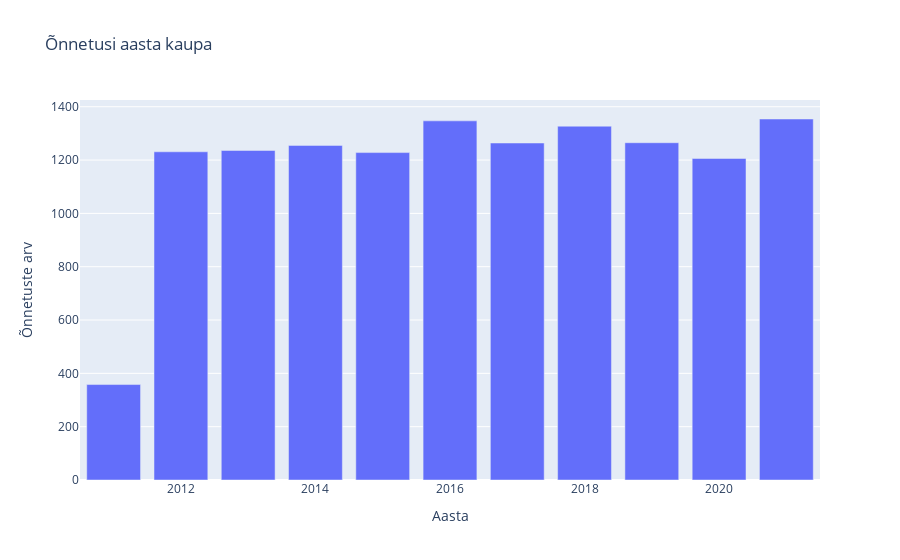

The notebook cell this image was saved under:
### Code cell
# Extracting year, month, day of week, and hour of day from the 'time_of_accident' column

#@pn.depends( pn.widgets.Button.param.button_type.objects)
@pn.depends( pn.widgets.RadioButtonGroup.param.value)
def perioodid_joonis(perioodid, slider_value):
    df_kaart=df.loc[pd.to_datetime(slider_value[0]):pd.to_datetime(slider_value[1])]
    
    # Counting the number of accidents for each time component
    Aastad = df_kaart['year'].value_counts().sort_index()
    Kuud = df_kaart['month'].value_counts().sort_index()
    Päevad = df_kaart['day_of_week'].value_counts().sort_index()
    Tunnid =df_kaart['hour_of_day'].value_counts().sort_index()

    # Creating bar plots using Plotly
    if perioodid == "Aastad":
        fig = px.bar(x=Aastad.index, y=Aastad.values, labels={'x': 'Aasta', 'y': 'Õnnetuste arv'}, title='Õnnetusi aasta kaupa')
    elif perioodid == "Kuud":
        fig = px.bar(x=Kuud.index, y=Kuud.values, labels={'x': 'Kuu','y': 'Õnnetuste arv'}, title='Õnnetusi kuude kaupa')
    elif perioodid == "Päevad":
        fig = px.bar(x=Päevad.index, y=Päevad.values, labels={'x': 'Nädalapäev','y': 'Õnnetuste arv'}, title='Õnnetusi päevade kaupa')
    elif perioodid == "Tunnid":
        fig = px.bar(x=Tunnid.index, y=Tunnid.values, labels={'x': 'Tund','y': 'Õnnetuste arv'}, title='Õnnetusi tundide kaupa')
    
    return fig

perioodid_joonis(perioodid.value, slider.value)

### Figure 1 — Plotly figure (JSON) as saved in the notebook; plotly's stock layout.template omitted (floating-point values rounded to 4 significant figures)
{"data": [{"alignmentgroup": "True", "hovertemplate": "Aasta=%{x}<br>Õnnetuste arv=%{y}<extra></extra>", "legendgroup": "", "marker": {"color": "#636efa", "pattern": {"shape": ""}}, "name": "", "offsetgroup": "", "orientation": "v", "showlegend": false, "textposition": "auto", "type": "bar", "x": [2011, 2012, 2013, 2014, 2015, 2016, 2017, 2018, 2019, 2020, 2021], "xaxis": "x", "y": [358, 1231, 1236, 1255, 1228, 1347, 1264, 1327, 1265, 1206, 1354], "yaxis": "y"}], "layout": {"barmode": "relative", "legend": {"tracegroupgap": 0}, "title": {"text": "Õnnetusi aasta kaupa"}, "xaxis": {"anchor": "y", "domain": [0, 1], "title": {"text": "Aasta"}}, "yaxis": {"anchor": "x", "domain": [0, 1], "title": {"text": "Õnnetuste arv"}}}}
